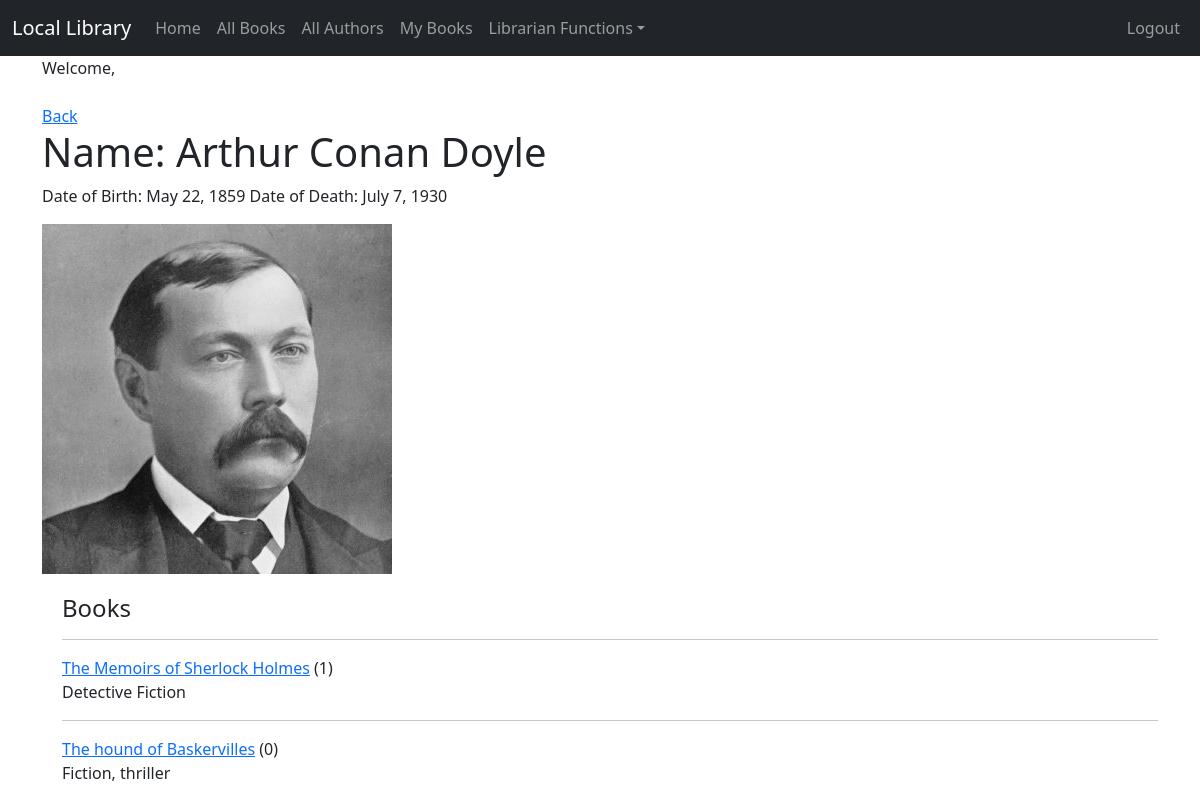
The app's page /author_detail/1 (signed in) with its own data.
### catalog/models.py (models this page shows, shortened)
class Author(models.Model):
    first_name = models.CharField(max_length=100)
    last_name = models.CharField(max_length=100)
    date_of_birth = models.DateField(null=True, blank=True)
    date_of_death = models.DateField('Died', null=True, blank=True)
    author_image = models.ImageField(upload_to='images/', null=True, blank=True)
    class Meta:
        ordering = ['last_name', 'first_name']

class Book(models.Model):
    title = models.CharField(max_length=200)
    author = models.ForeignKey('Author', on_delete=models.RESTRICT, null=True)
    summary = models.TextField(max_length=1000, default=True, help_text='Enter a brief description of the book')
    isbn = models.CharField('ISBN', max_length=13, unique=True,
                            help_text='13 Character <a href="https://www.isbn-international.org/content/what-isbn">ISBN number</a>')
    genre = models.ManyToManyField(Genre, help_text='Select a genre for this book')
    book_image = models.ImageField(upload_to='images/', null=True, blank=True)
    def __str__(self):
        return self.title

### catalog/views.py (the view)
# urls.py: path('author_detail/<int:pk>', views.AuthorDetailView.as_view(), name='author_detail'),
class AuthorDetailView(LoginRequiredMixin, generic.DetailView):
    model = Author

### catalog/templates/catalog/author_detail.html
{% extends "catalog/base.html" %}
{% block content %}
    <a href="{% url 'author_list' %}">Back</a>
  <h1>Name: {{ author.first_name }} {{ author.last_name }}</h1>
  <p>Date of Birth: {{ author.date_of_birth }} Date of Death: {{ author.date_of_death }}</p>
    <div>
    {% if author.author_image %}
        <img src="{{ author.author_image.url }}">
    {% endif %}
    </div>
    <div style="margin-left:20px;margin-top:20px">
        <h4>Books</h4>
    {% if author.book_set.all.count > 0 %}
        {% for book in author.book_set.all %}
            <hr>
          <a href="{% url 'book_detail' book.pk %}">{{book}}</a> ({{book.bookinstance_set.all.count}})
          <p>{{ book.summary }}</p>
        {% endfor %}
     {% else %}
     <p>No Books Available</p>
     {% endif %}
    </div>
{% endblock %}

### records on screen
Author: first_name "Arthur Conan", last_name "Doyle", date_of_birth "May 22, 1859", date_of_death "July 7, 1930", author_image (picture)
Book: title "The Memoirs of Sherlock Holmes", bookinstance_set.all.count "1", summary "Detective Fiction"
Book: title "The hound of Baskervilles", bookinstance_set.all.count "0", summary "Fiction, thriller"
